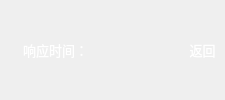
                      <widget class="QWidget" name="widget_response_bottom" native="true">
                       <property name="minimumSize">
                        <size>
                         <width>0</width>
                         <height>25</height>
                        </size>
                       </property>
                       <property name="font">
                        <font>
                         <family>OPPOSans B</family>
                         <pointsize>10</pointsize>
                         <stylestrategy>PreferAntialias</stylestrategy>
                        </font>
                       </property>
                       <property name="styleSheet">
                        <string notr="true">#widget_response_bottom{
	/*background-color: rgb(54, 81, 97);
	border-bottom-left-radius: 10px;
	border-bottom-right-radius: 10px;*/
}
</string>
                       </property>
                       <layout class="QHBoxLayout" name="horizontalLayout_6">
                        <property name="spacing">
                         <number>0</number>
                        </property>
                        <property name="leftMargin">
                         <number>0</number>
                        </property>
                        <property name="topMargin">
                         <number>0</number>
                        </property>
                        <property name="rightMargin">
                         <number>0</number>
                        </property>
                        <property name="bottomMargin">
                         <number>0</number>
                        </property>
                        <item>
                         <widget class="QLabel" name="label_req">
                          <property name="font">
                           <font>
                            <family>OPPOSans B</family>
                            <pointsize>10</pointsize>
                            <stylestrategy>PreferAntialias</stylestrategy>
                           </font>
                          </property>
                          <property name="styleSheet">
                           <string notr="true">color: rgb(255, 255, 255);
background-color: rgba(255, 255, 255, 0);
border-top-left-radius: 15px;
border: 0px solid rgba(212, 212, 212, 50);</string>
                          </property>
                          <property name="text">
                           <string/>
                          </property>
                         </widget>
                        </item>
                        <item>
                         <spacer name="horizontalSpacer_7">
                          <property name="font">
                           <font>
                            <stylestrategy>PreferAntialias</stylestrategy>
                           </font>
                          </property>
                          <property name="orientation">
                           <enum>Qt::Horizontal</enum>
                          </property>
                          <property name="sizeType">
                           <enum>QSizePolicy::Fixed</enum>
                          </property>
                          <property name="sizeHint" stdset="0">
                           <size>
                            <width>10</width>
                            <height>20</height>
                           </size>
                          </property>
                         </spacer>
                        </item>
                        <item>
                         <widget class="QLabel" name="label_time">
                          <property name="minimumSize">
                           <size>
                            <width>0</width>
                            <height>0</height>
                           </size>
                          </property>
                          <property name="maximumSize">
                           <size>
                            <width>16777215</width>
                            <height>20</height>
                           </size>
                          </property>
                          <property name="font">
                           <font>
                            <family>OPPOSans B</family>
                            <pointsize>10</pointsize>
                            <stylestrategy>PreferAntialias</stylestrategy>
                           </font>
                          </property>
                          <property name="styleSheet">
                           <string notr="true">color: rgb(255, 255, 255);
padding-left:2px;
padding-right:10px;</string>
                          </property>
                          <property name="text">
                           <string>响应时间：</string>
                          </property>
                         </widget>
                        </item>
                        <item>
                         <spacer name="horizontalSpacer_24">
                          <property name="font">
                           <font>
                            <stylestrategy>PreferAntialias</stylestrategy>
                           </font>
                          </property>
                          <property name="orientation">
                           <enum>Qt::Horizontal</enum>
                          </property>
                          <property name="sizeType">
                           <enum>QSizePolicy::Fixed</enum>
                          </property>
                          <property name="sizeHint" stdset="0">
                           <size>
                            <width>10</width>
                            <height>20</height>
                           </size>
                          </property>
                         </spacer>
                        </item>
                        <item>
                         <widget class="QLabel" name="label_headers">
                          <property name="sizePolicy">
                           <sizepolicy hsizetype="Expanding" vsizetype="Preferred">
                            <horstretch>0</horstretch>
                            <verstretch>0</verstretch>
                           </sizepolicy>
                          </property>
                          <property name="minimumSize">
                           <size>
                            <width>0</width>
                            <height>20</height>
                           </size>
                          </property>
                          <property name="maximumSize">
                           <size>
                            <width>16777215</width>
                            <height>20</height>
                           </size>
                          </property>
                          <property name="font">
                           <font>
                            <family>OPPOSans B</family>
                            <pointsize>10</pointsize>
                            <stylestrategy>PreferAntialias</stylestrategy>
                           </font>
                          </property>
                          <property name="styleSheet">
                           <string notr="true">color: rgb(255, 255, 255);</string>
                          </property>
                          <property name="text">
                           <string/>
                          </property>
                          <property name="alignment">
                           <set>Qt::AlignLeading|Qt::AlignLeft|Qt::AlignVCenter</set>
                          </property>
                         </widget>
                        </item>
                        <item>
                         <spacer name="horizontalSpacer_11">
                          <property name="orientation">
                           <enum>Qt::Horizontal</enum>
                          </property>
                          <property name="sizeType">
                           <enum>QSizePolicy::Fixed</enum>
                          </property>
                          <property name="sizeHint" stdset="0">
                           <size>
                            <width>20</width>
                            <height>20</height>
                           </size>
                          </property>
                         </spacer>
                        </item>
                        <item>
                         <spacer name="horizontalSpacer_6">
                          <property name="font">
                           <font>
                            <stylestrategy>PreferAntialias</stylestrategy>
                           </font>
                          </property>
                          <property name="orientation">
                           <enum>Qt::Horizontal</enum>
                          </property>
                          <property name="sizeHint" stdset="0">
                           <size>
                            <width>40</width>
                            <height>20</height>
                           </size>
                          </property>
                         </spacer>
                        </item>
                        <item>
                         <widget class="QToolButton" name="toolButton_return">
                          <property name="minimumSize">
                           <size>
                            <width>45</width>
                            <height>20</height>
                           </size>
                          </property>
                          <property name="maximumSize">
                           <size>
                            <width>45</width>
                            <height>20</height>
                           </size>
                          </property>
                          <property name="font">
                           <font>
                            <family>OPPOSans B</family>
                            <pointsize>10</pointsize>
                            <weight>50</weight>
                            <italic>false</italic>
                            <bold>false</bold>
                            <stylestrategy>PreferAntialias</stylestrategy>
                           </font>
                          </property>
                          <property name="styleSheet">
                           <string notr="true">QToolButton {
	color: rgb(255, 255, 255);
	background-color: rgba(54, 81, 97,0);
	border-radius: 5px;
}

QToolButton::menu-indicator { 
	image: None;
}

 
QToolButton:hover {
	color: rgb(255, 255, 255);
	background-color: rgba(54, 81, 97,0);
}</string>
                          </property>
                          <property name="text">
                           <string>返回</string>
                          </property>
                          <property name="iconSize">
                           <size>
                            <width>18</width>
                            <height>18</height>
                           </size>
                          </property>
                          <property name="toolButtonStyle">
                           <enum>Qt::ToolButtonTextBesideIcon</enum>
                          </property>
                         </widget>
                        </item>
                       </layout>
                      </widget>
